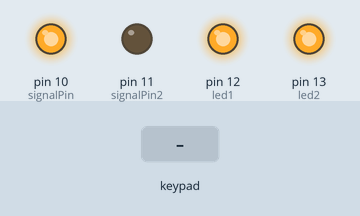
The sketch below on a simulated Arduino Uno, built with avr-gcc and run on an emulated ATmega328P. On the bench: output pins drawn as LEDs (lit = HIGH). Inputs (shaded band) come from the test bench.

Above: at 1.2 s.
1.3 s: keypad keys 1 2 3 4 # pressed 0.4 s apart
At 3.4 s:
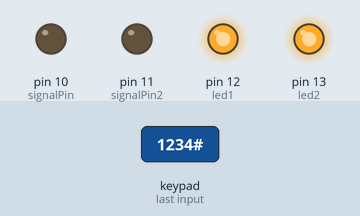
At 4.9 s:
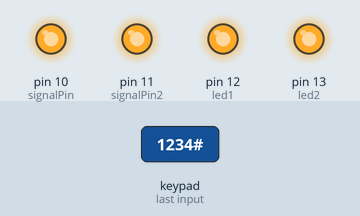
Timing chart, 0 to 6.4 s (numbered marks = the images above; inputs shaded):
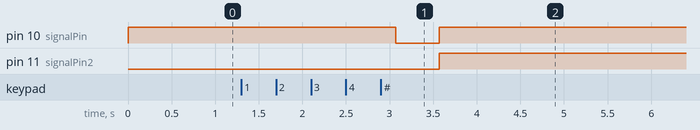

The sketch:

progetto.ino
```cpp
int led1 = 12;
int led2 = 13;
#include <Wire.h>
#include <Keypad.h>

#define Password_Length 6 // Inserire la lunghezza della password
//se la password è lunga 7 caratteri inserire 8
//se la password è lunga 8 caratteri inserire 9 ecc..

int signalPin = 10;    // Pin su cui è collegato il relè 1
int signalPin2 = 11;    // Pin su cui è collegato il relè 2
int count = 0;
char Data[Password_Length];
char Master[Password_Length] = "1234#";   //Modifica la password
byte data_count = 0, master_count = 0;
bool Pass_is_good;
char customKey;

const byte ROWS = 4;
const byte COLS = 4;

char hexaKeys[ROWS][COLS] = {
  {'1', '2', '3', 'A'},
  {'4', '5', '6', 'B'},
  {'7', '8', '9', 'C'},
  {'*', '0', '#', 'D'}
};

byte rowPins[ROWS] = {9, 8, 7, 6};
byte colPins[COLS] = {5, 4, 3, 2};

Keypad customKeypad = Keypad(makeKeymap(hexaKeys), rowPins, colPins, ROWS, COLS);

void setup() {
  pinMode(signalPin, OUTPUT);
  pinMode(signalPin2, OUTPUT);
  pinMode(led1, OUTPUT);
  pinMode(led2, OUTPUT);
  digitalWrite(led1, HIGH);
  digitalWrite(led2, HIGH);
  digitalWrite(signalPin, HIGH);
}
void loop() {
  if (count > 10){
  count = 0;
  Serial.println(count);
  }

  customKey = customKeypad.getKey();
  if (customKey) {
    Data[data_count] = customKey;
    data_count++;
  }

  if (data_count == Password_Length - 1) {

    if (!strcmp(Data, Master)) {
      for(count = 0; count < 999; count ++)
        Serial.println(count);
        digitalWrite(signalPin, LOW);
        digitalWrite(signalPin2, LOW);
        delay(500);
        digitalWrite(signalPin, HIGH);
        digitalWrite(signalPin2, HIGH);
    }
    else {
      delay(3000);
    }
    clearData();
  }
}

void clearData() {
  while (data_count != 0) {
    Data[data_count--] = 0;
  }
  return;
}
```

Measured:
- after the input at 1.3 s, pin 10 (signalPin): HIGH → LOW after 1.8 s, → HIGH 0.50 s later; pin 11 (signalPin2): LOW → HIGH after 2.3 s
